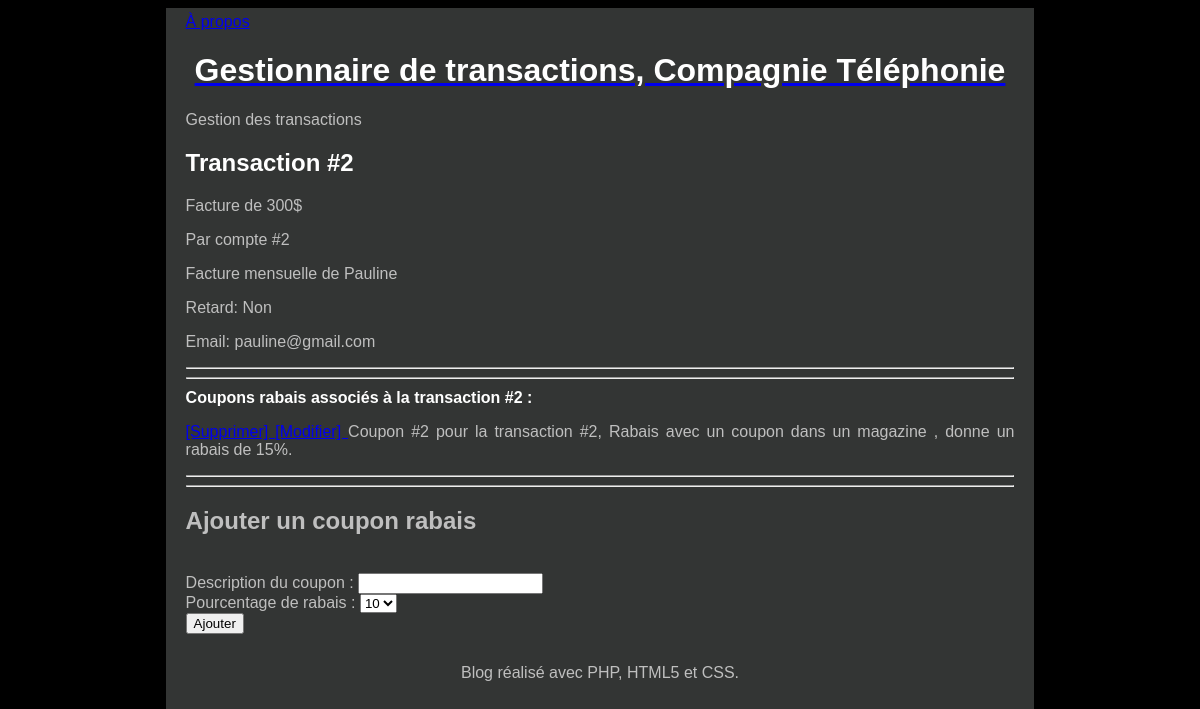
The app's page /index.php?action=transaction&id=2 with its own data.
### tables this page shows
CREATE TABLE `transactions` (
  `id` int(11) NOT NULL,
  `compte_id` int(11) NOT NULL,
  `montant` varchar(255) NOT NULL,
  `commentaire` varchar(255) NOT NULL,
  `retard` varchar(255) NOT NULL,
  `email` varchar(255) NOT NULL
);

CREATE TABLE `coderabais` (
  `id` int(11) NOT NULL,
  `transaction_id` int(11) NOT NULL,
  `nom` varchar(255) NOT NULL,
  `pourcentage` int(11) NOT NULL,
  `deleted` int(1) NOT NULL DEFAULT '0'
);

### Controleur/Controleur.php (called while the page is built, shortened)
<?php
require 'Modele/Modele.php';
function transaction($idTransaction, $erreur) {
    $transaction = getTransaction($idTransaction);
    $codesrabais = getCodesRabais($idTransaction);
    require 'Vue/vueTransaction.php';
}

### Modele/Modele.php (called while the page is built, shortened)
<?php
function getBdd() {
    $bdd = new PDO('mysql:host=localhost;dbname=facturetelephone;charset=utf8', 'root', 'mysql', array(PDO::ATTR_ERRMODE => PDO::ERRMODE_EXCEPTION));
    return $bdd;
}
function getTransaction($idTransaction) {
    $bdd = getBdd();
    $transaction = $bdd->prepare('select * from transactions'
        . ' where id=?');
    $transaction->execute(array($idTransaction));
    if ($transaction->rowCount() == 1)
        return $transaction->fetch();
    else
        throw new Exception("Aucune transaction ne correspond à l'identifiant '$transaction'");
}
function getCodesRabais($idTransaction) {
    $bdd = getBdd();
    $code = $bdd->prepare('select * from codeRabais'
        . ' where transaction_id = ?' . ' AND deleted = 0');
    $code->execute(array($idTransaction));
    return $code;
}

### Vue/vueTransaction.php (the view, shortened to what this page needs)
<article>
    <header>
        <h1 class="titreArticle">Transaction #<?= $transaction['id'] ?></h1>
        <p>Facture de <?= $transaction['montant'] ?>$</p>Par compte #<?= $transaction['compte_id'] ?>
    </header>
    <p><?= $transaction['commentaire'] ?></p>
    <p>Retard: <?= $transaction['retard'] ?></p>
    <p>Email: <?= $transaction['email'] ?></p>
</article>
<hr />
<hr />
<header>
    <h1 id="titreCoupons">Coupons rabais associés à la transaction #<?= $transaction['id'] ?> :</h1>
</header>
<?php foreach ($codesrabais as $coderabais): ?>
    <p><a href="index.php?action=confirmer&id=<?= $coderabais['id'] ?>" >
        [Supprimer]
        </a>
        <a href="index.php?action=confirmerModif&id=<?= $coderabais['id'] ?>" >
            [Modifier]
        </a>
        Coupon #<?= $coderabais['id'] ?> pour la transaction #<?= $transaction['id'] ?>, <?= $coderabais['nom'] ?>
        , donne un rabais de <?= $coderabais['pourcentage'] ?>%.<br/>
    </p>
<?php endforeach; ?>
<hr />
<hr />
<form action="index.php?action=coderabais" method="post">
    <h2>Ajouter un coupon rabais</h2>
    <p>
        <input type="hidden" name="transaction_id" value="<?= $transaction['id'] ?>"/><br />
        <label for="nom">Description du coupon</label> : <input type="text" name="nom" id="nom" />
        <?= ($erreur == 'coupon') ? '<span style="color : red;">La description doit être entre 2 et 30 caractères.</span>' : '' ?><br />
        Pourcentage de rabais :
        <select name="pourcentage">
            <option value="10">10</option>
        </select>
        <br />
        <input type="submit" value="Ajouter" />
    </p>
</form>
<?php require 'Vue/gabarit.php'; ?>

### Contenu/css/style.css (style rules this page uses)
html, body { height: 100%; }
body { color: #bfbfbf; background: black; font-family: 'Futura-Medium', 'Futura', 'Trebuchet MS', sans-serif; }
h1 { color: white; }
#titreCoupons { font-size : 100%; }

### records on screen
transactions: id "2", montant "300", compte "2", commentaire "Facture mensuelle de Pauline", retard "Non", email "pauline@gmail.com"
coderabais: id "2", transaction "2", nom "Rabais avec un coupon dans un magazine", pourcentage "15"
